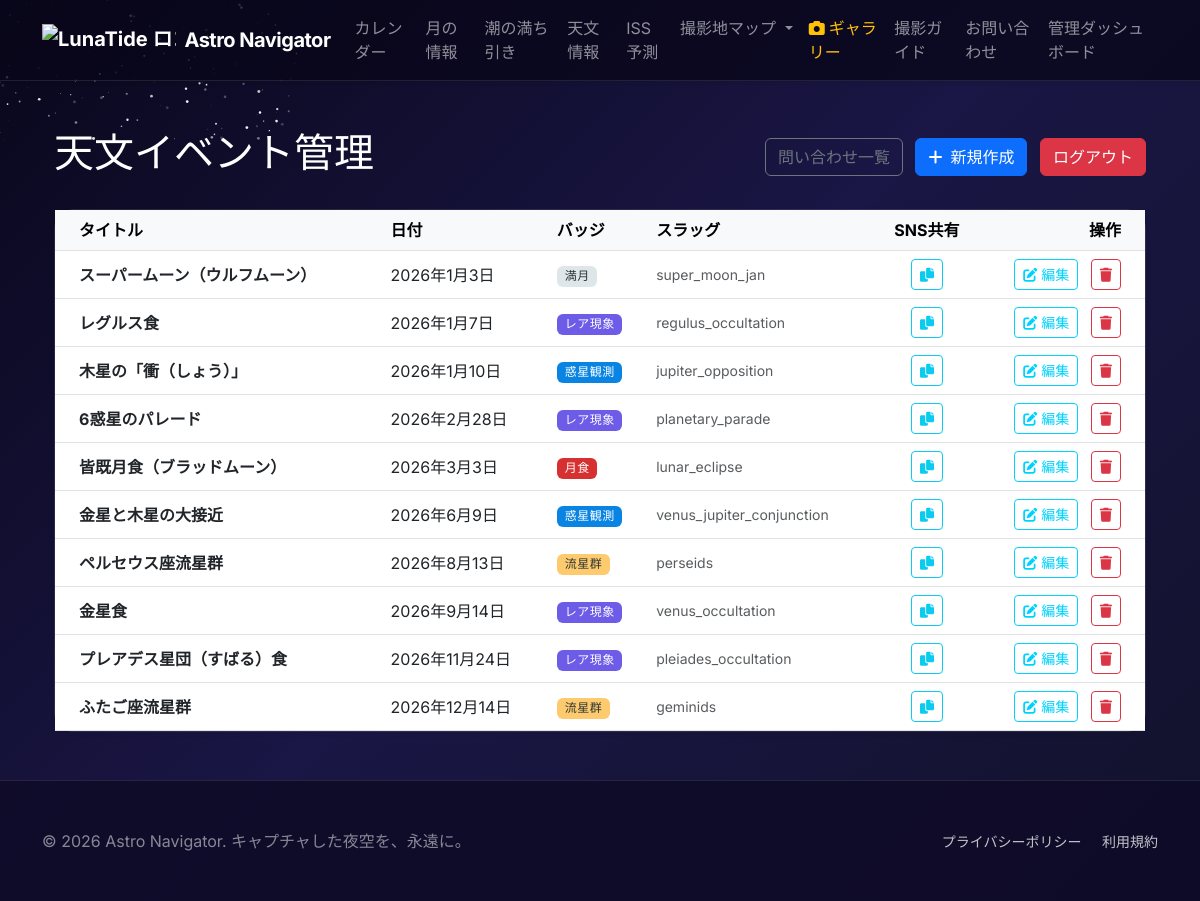
Screenshot of /astro_events (signed in) with the database file from the repository.
### tables this page shows
CREATE TABLE astro_events (
            id INTEGER PRIMARY KEY AUTOINCREMENT,
            slug TEXT UNIQUE,
            title TEXT NOT NULL,
            date_text TEXT,
            description TEXT,
            details TEXT,
            tips TEXT,
            badge TEXT,
            iso_date TEXT,
            image_url TEXT,
            is_important BOOLEAN DEFAULT 0,
            direction TEXT,
            time_range TEXT,
            altitude TEXT,
            viewing_mode TEXT,
            visibility_score INTEGER
        );

### routes/admin.py (the view)
@admin_bp.route('/astro_events')
def astro_list():
    if not session.get('logged_in'):
        return redirect(url_for('admin.login'))
    from database import get_moon_db
    conn = get_moon_db()
    c = conn.cursor()
    events = c.execute('SELECT * FROM astro_events ORDER BY iso_date').fetchall()
    if 'token' not in session:
        session['token'] = randomname(n)
    return render_template('admin_astro_list.html', events=events, csrf_token=session['token'])

### app.py (called while the page is built)
@app.context_processor
def inject_prefectures():
    from flask import request
    from models.functions import load_prefectures, get_today
    return {
        'prefectures': load_prefectures(),
        'pref_location': request.cookies.get('pref_location', '大阪(大阪府)'),
        'today': get_today()
    }

@app.teardown_appcontext
def close_connection(exception):
    from database import close_connection
    close_connection(exception)

### database.py (called while the page is built)
def get_db(db_name=DATABASE):
    db_attr = f'_database_{db_name.replace(".", "_")}'
    db = getattr(g, db_attr, None)
    if db is None:
        db = sqlite3.connect(db_name)
        db.row_factory = sqlite3.Row
        setattr(g, db_attr, db)
    return db

def get_moon_db():
    return get_db(MOON_DATABASE)

def close_connection(exception):
    for attr in list(g.__dict__.keys()):
        if attr.startswith('_database_'):
            db = getattr(g, attr)
            if db is not None:
                db.close()

### models/functions.py (called while the page is built)
def load_prefectures():
    with open('data/pref_name.csv', encoding='utf-8') as f:
        return [row['pref_name'] for row in csv.DictReader(f)]

def get_today():
    return date.today().strftime('%Y-%m-%d')

def randomname(n):
    randlst = [random.choice(string.ascii_letters + string.digits) for i in range(n)]
    return ''.join(randlst)

### templates/admin_astro_list.html (shortened to what this page needs)
{% extends "base.html" %}
{% block content %}
<div class="container my-5">
    <div class="d-flex justify-content-between align-items-center mb-4">
        <h1>天文イベント管理</h1>
        <div>
            <a href="{{ url_for('admin.db_show') }}" class="btn btn-outline-secondary me-2">問い合わせ一覧</a>
            <a href="{{ url_for('admin.astro_add') }}" class="btn btn-primary"><i class="fas fa-plus me-2"></i>新規作成</a>
            <a href="{{ url_for('admin.logout') }}" class="btn btn-danger ms-2">ログアウト</a>
        </div>
    </div>
    <div class="card shadow-sm">
        <div class="card-body p-0">
            <div class="table-responsive">
                <table class="table table-hover mb-0 align-middle">
                    <thead class="table-light">
                        <tr>
                            <th class="ps-4">タイトル</th>
                            <th>日付</th>
                            <th>バッジ</th>
                            <th>スラッグ</th>
                            <th class="text-center">SNS共有</th>
                            <th class="text-end pe-4">操作</th>
                        </tr>
                    </thead>
                    <tbody>
                        {% for event in events %}
                        <tr>
                            <td class="ps-4 fw-bold">{{ event.title }}</td>
                            <td>{{ event.date_text }}</td>
                            <td><span
                                    class="badge {% if event.badge == '月食' %}badge-lunar-eclipse{% elif event.badge == '流星群' %}badge-meteor-shower{% elif event.badge == '惑星観測' %}badge-planetary{% elif event.badge == '満月' %}badge-full-moon{% elif event.badge == 'レア現象' %}badge-rare{% else %}bg-secondary{% endif %}">{{
                                    event.badge }}</span></td>
                            <td class="text-muted small">{{ event.slug }}</td>
                            <td class="text-center">
                                <button class="btn btn-sm btn-outline-info copy-btn"
                                    data-text="【LunaTide】{{ event.title }} - {{ event.date_text }} #宇宙 #天体観測"
                                    onclick="copyToClipboard(this)">
                                    <i class="fas fa-copy"></i>
                                </button>
                            </td>
                            <td class="text-end pe-4">
                                <a href="{{ url_for('admin.astro_edit', id=event.id) }}"
                                    class="btn btn-sm btn-outline-primary me-2">
                                    <i class="fas fa-edit"></i> 編集
                                </a>
                                <form action="{{ url_for('admin.astro_delete', id=event.id) }}" method="POST"
                                    class="d-inline" onsubmit="return confirm('本当に削除しますか？');">
                                    <button type="submit" class="btn btn-sm btn-outline-danger">
                                        <i class="fas fa-trash"></i>
                                    </button>
                                </form>
                            </td>
                        </tr>
                        {% else %}
                        <tr>
                            <td colspan="5" class="text-center py-5 text-muted">イベントがまだ登録されていません。</td>
                        </tr>
                        {% endfor %}
                    </tbody>
                </table>
            </div>
        </div>
    </div>
</div>
{% endblock %}

### templates/base.html (shortened to what this page needs)
<!DOCTYPE html>
<html lang="ja">
<head>
    <link rel="stylesheet" href="https://cdn.jsdelivr.net/npm/bootstrap@5.3.0/dist/css/bootstrap.min.css">
    <link rel="stylesheet" href="https://cdnjs.cloudflare.com/ajax/libs/font-awesome/6.0.0/css/all.min.css">
    <link rel="stylesheet" href="{{ url_for('static', filename='style.css') }}">
</head>
<body class="fade-in">
    <header class="sticky-top">
        <nav class="navbar navbar-expand-lg navbar-dark border-bottom border-white border-opacity-10 shadow-sm"
            style="background: rgba(9, 7, 27, 0.8) !important; backdrop-filter: blur(15px); -webkit-backdrop-filter: blur(15px);">
            <div class="container">
                <a class="navbar-brand fw-bold d-flex align-items-center" href="{{ url_for('main.index') }}">
                    <img src="{{ url_for('static', filename='logo_image/logo2.webp') }}" alt="LunaTide ロゴ" class="me-2"
                        style="height: 32px;">
                    <span style="letter-spacing: -0.5px;">Astro Navigator</span>
                </a>
                <div class="collapse navbar-collapse" id="navbarNav">
                    <ul class="navbar-nav ms-auto">
                        <li class="nav-item">
                            <a class="nav-link" href="{{ url_for('main.index') }}">カレンダー</a>
                        </li>
                        <li class="nav-item">
                            <a class="nav-link" href="{{ url_for('moon.moon') }}">月の情報</a>
                        </li>
                        <li class="nav-item">
                            <a class="nav-link" href="{{ url_for('tide.tide') }}">潮の満ち引き</a>
                        </li>
                        <li class="nav-item">
                            <a class="nav-link" href="{{ url_for('astro.astro') }}">天文情報</a>
                        </li>
                        <li class="nav-item">
                            <a class="nav-link" href="{{ url_for('iss.iss') }}">ISS予測</a>
                        </li>
                        <li class="nav-item dropdown">
                            <a class="nav-link dropdown-toggle" href="#" id="navbarDropdownMaps" role="button"
                                data-bs-toggle="dropdown" aria-expanded="false">
                                撮影地マップ
                            </a>
                        </li>
                        <li class="nav-item">
                            <a class="nav-link text-warning" href="{{ url_for('gallery.index') }}"><i
                                    class="fas fa-camera me-1"></i>ギャラリー</a>
                        </li>
                        <li class="nav-item">
                            <a class="nav-link" href="{{ url_for('guide.index') }}">撮影ガイド</a>
                        </li>
                        <li class="nav-item">
                            <a class="nav-link" href="{{ url_for('admin.contact') }}">お問い合わせ</a>
                        </li>
                        <li class="nav-item">
                            <a class="nav-link" href="{{ url_for('admin.login') }}">
                                {% if session.get('logged_in') %}管理ダッシュボード{% else %}管理画面{% endif %}
                            </a>
                        </li>
                    </ul>
                </div>
            </div>
        </nav>
    </header>
    <main class="container my-4">
        {% block content %}{% endblock %}
    </main>
    <footer class="mt-auto py-5 border-top border-white border-opacity-10"
        style="background: rgba(9, 7, 27, 0.95); backdrop-filter: blur(5px);">
        <div class="container">
            <div class="row align-items-center">
                <div class="col-md-6 text-md-start text-center mb-3 mb-md-0">
                    <p class="mb-0 opacity-50">&copy; 2026 Astro Navigator. キャプチャした夜空を、永遠に。</p>
                </div>
                <div class="col-md-6 text-md-end text-center">
                    <a href="{{ url_for('main.privacy') }}"
                        class="text-white text-decoration-none opacity-75 hover-opacity-100 me-3 small">プライバシーポリシー</a>
                    <a href="{{ url_for('main.terms') }}"
                        class="text-white text-decoration-none opacity-75 hover-opacity-100 small">利用規約</a>
                </div>
            </div>
        </div>
    </footer>
</body>
</html>

### static/style.css (style rules this page uses)
:root { --space-bg: linear-gradient(135deg, #09071b 0%, #1a1645 50%, #12122b 100%); --moon-glow: rgba(255, 255, 255, 0.15); --glass-bg: rgba(255, 255, 255, 0.03); --glass-bg-hover: rgba(255, 255, 255, 0.08); --glass-border: rgba(255, 255, 255, 0.08); --text-primary: #ffffff; --text-secondary: rgba(255, 255, 255, 0.6); --accent-blue: #00d2ff; --accent-purple: #9d50bb; --card-shadow: 0 8px 32px 0 rgba(0, 0, 0, 0.8); }
body { background: var(--space-bg); background-attachment: fixed; color: var(--text-primary); font-family: 'Inter', -apple-system, BlinkMacSystemFont, "Segoe UI", Roboto, sans-serif; min-height: 100vh; overflow-x: hidden; position: relative; }
.fade-in { animation: fadeIn 0.8s ease-out forwards; }
.card { background: var(--glass-bg); backdrop-filter: blur(20px); -webkit-backdrop-filter: blur(20px); border: 1px solid var(--glass-border) !important; border-radius: 20px; box-shadow: var(--card-shadow); transition: all 0.4s cubic-bezier(0.165, 0.84, 0.44, 1); }
.btn-outline-primary { color: var(--accent-blue); border-color: var(--accent-blue); }
.badge { font-weight: 500; letter-spacing: 0.5px; }
.badge-lunar-eclipse { background-color: #d63031 !important; color: #fff !important; }
.badge-meteor-shower { background-color: #fdcb6e !important; color: #2d3436 !important; }
.badge-planetary { background-color: #0984e3 !important; color: #fff !important; }
.badge-full-moon { background-color: #dfe6e9 !important; color: #2d3436 !important; }
.badge-rare { background-color: #6c5ce7 !important; color: #fff !important; }
footer { background: rgba(15, 12, 41, 0.9) !important; border-top: 1px solid var(--glass-border); margin-top: 4rem; }
.table { color: var(--text-primary); }

### rows the page displays
astro_events: title "スーパームーン（ウルフムーン）", date_text "2026年1月3日", badge "満月", slug "super_moon_jan"
astro_events: title "レグルス食", date_text "2026年1月7日", badge "レア現象", slug "regulus_occultation"
astro_events: title "木星の「衝（しょう）」", date_text "2026年1月10日", badge "惑星観測", slug "jupiter_opposition"
astro_events: title "6惑星のパレード", date_text "2026年2月28日", badge "レア現象", slug "planetary_parade"
astro_events: title "皆既月食（ブラッドムーン）", date_text "2026年3月3日", badge "月食", slug "lunar_eclipse"
astro_events: title "金星と木星の大接近", date_text "2026年6月9日", badge "惑星観測", slug "venus_jupiter_conjunction"
astro_events: title "ペルセウス座流星群", date_text "2026年8月13日", badge "流星群", slug "perseids"
astro_events: title "金星食", date_text "2026年9月14日", badge "レア現象", slug "venus_occultation"
astro_events: title "プレアデス星団（すばる）食", date_text "2026年11月24日", badge "レア現象", slug "pleiades_occultation"
astro_events: title "ふたご座流星群", date_text "2026年12月14日", badge "流星群", slug "geminids"
